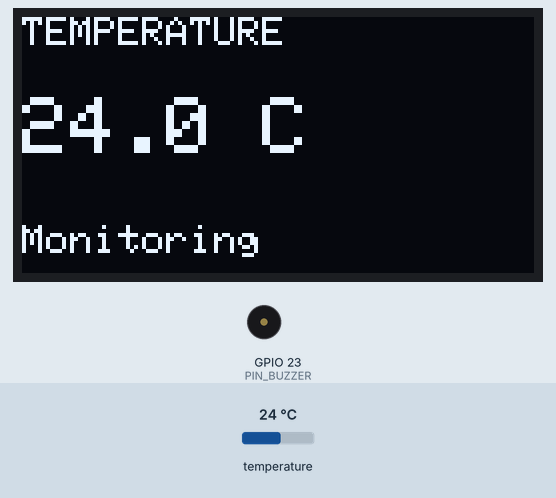
Recording of a program running on a simulated ESP32. Shown: 128×64 one-colour display, buzzer (waves = sounding). The test bench sets the inputs (shaded band); at power-on: temperature 24 °C. What the program prints to the serial monitor is not drawn.

Above: at 2.8 s.
2.9 s: temperature set to 33 °C
At 4.5 s:
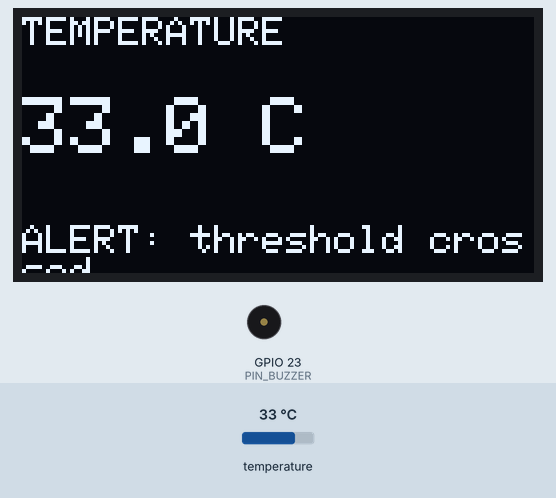
4.8 s: temperature set to 12 °C
At 6.2 s:
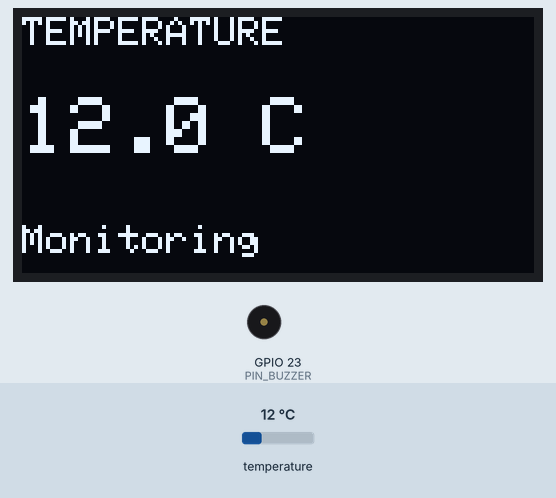
6.5 s: temperature set to 19 °C
At 7.9 s:
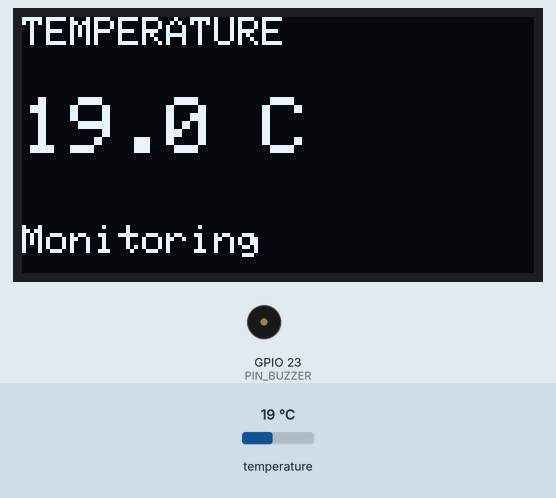
Timing chart, 0 to 9.5 s (numbered marks = the images above; inputs shaded):
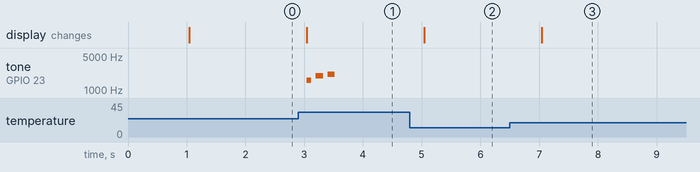

The program:

main.cpp
```cpp
// Deterministic Moki temp-monitor firmware. USB power, 3.3 V logic.
#include <Arduino.h>
#include <math.h>
#include "pins.h"

#include <Wire.h>
#include <Adafruit_GFX.h>
#include <Adafruit_SSD1306.h>
Adafruit_SSD1306 display(128, 64, &Wire, -1);
bool displayReady = false;
void setupDisplay() {
  displayReady = display.begin(SSD1306_SWITCHCAPVCC, 0x3C);
  if (!displayReady) Serial.println("OLED init failed; using serial output");
}
void screen(const char* title, const char* value, const char* detail) {
  if (!displayReady) return;
  display.clearDisplay();
  display.setTextColor(SSD1306_WHITE);
  display.setTextSize(1); display.setCursor(0, 0); display.println(title);
  display.setTextSize(2); display.setCursor(0, 20); display.println(value);
  display.setTextSize(1); display.setCursor(0, 52); display.println(detail);
  display.display();
}

constexpr uint8_t BUZZER_CHANNEL = 3;
bool chiming = false;
uint32_t chimeStarted = 0;
void setupBuzzer() {
  ledcSetup(BUZZER_CHANNEL, 2000, 8);
  ledcAttachPin(PIN_BUZZER, BUZZER_CHANNEL);
  ledcWrite(BUZZER_CHANNEL, 0);
}
void startChime(uint32_t now) { chiming = true; chimeStarted = now; }
void stopChime() { chiming = false; ledcWriteTone(BUZZER_CHANNEL, 0); }
void updateChime(uint32_t now) {
  if (!chiming) return;
  uint32_t elapsed = now - chimeStarted;
  if (elapsed >= 600) { stopChime(); return; }
  static const uint16_t notes[] = {1568, 1976, 2093};
  ledcWriteTone(BUZZER_CHANNEL, elapsed % 200 < 120 ? notes[elapsed / 200] : 0);
}

#include <OneWire.h>
#include <DallasTemperature.h>
OneWire oneWire(PIN_ONEWIRE);
DallasTemperature sensor(&oneWire);

constexpr float ALERT_C = 28;
constexpr bool ALERT_BELOW = false;
constexpr bool ALERT_ENABLED = true;
bool sensorReady = false, alertActive = false;
uint32_t lastReading = 0, lastAlert = 0;
void setup() {
  Serial.begin(115200);
  Wire.begin(PIN_I2C_SDA, PIN_I2C_SCL);
  setupDisplay();
  setupBuzzer();

  sensor.begin();
  sensorReady = sensor.getDeviceCount() > 0;
  sensor.setResolution(12);
  sensor.setWaitForConversion(false);
  sensor.requestTemperatures();

  if (!sensorReady) Serial.println("Temperature sensor not found; check wiring/address");
}
void loop() {
  uint32_t now = millis();
  updateChime(now);
  if (now - lastReading < 1000) { delay(1); return; }
  lastReading = now;
  float celsius = sensorReady ? sensor.getTempCByIndex(0) : NAN;
  bool valid = sensorReady && isfinite(celsius) && celsius >= -55 && celsius <= 125;
  if (sensorReady) sensor.requestTemperatures(); // conversion completes before next 1 s sample
  if (!valid) {
    alertActive = false; stopChime();
    Serial.println("Sensor error (no valid temperature)");
    screen("TEMPERATURE", "--", "Sensor / wiring error");
    return;
  }
  bool wasAlert = alertActive;
  if (!ALERT_ENABLED) alertActive = false;
  else if (!alertActive) alertActive = ALERT_BELOW ? celsius < ALERT_C : celsius > ALERT_C;
  else if (ALERT_BELOW ? celsius >= ALERT_C + 0.5f : celsius <= ALERT_C - 0.5f) alertActive = false;
  if (alertActive && (!wasAlert || now - lastAlert >= 10000)) {
    startChime(now); lastAlert = now;
  }
  if (!alertActive) stopChime();
  char value[24]; snprintf(value, sizeof(value), "%.1f C", celsius);
  Serial.printf("Temperature %s%s\n", value, alertActive ? " ALERT" : "");
  screen("TEMPERATURE", value, alertActive ? "ALERT: threshold crossed" : "Monitoring");
}
```

pins.h
```cpp
#pragma once
// Generated solely from the CircuitDesign nets and catalog GPIO metadata.
constexpr int PIN_BUZZER = 23;
constexpr int PIN_I2C_SCL = 22;
constexpr int PIN_I2C_SDA = 21;
constexpr int PIN_ONEWIRE = 4;
```

Measured:
- after the input at 2.9 s, tone on GPIO 23 (PIN_BUZZER): plays 1568 Hz for 0.08 s, 1976 Hz for 0.12 s, 2093 Hz for 0.12 s, starting after 0.14 s; the display: changes after 0.14 s (image 1)
- after the input at 4.8 s, the display: changes after 0.24 s (image 2)
- after the input at 6.5 s, the display: changes after 0.54 s (image 3)
